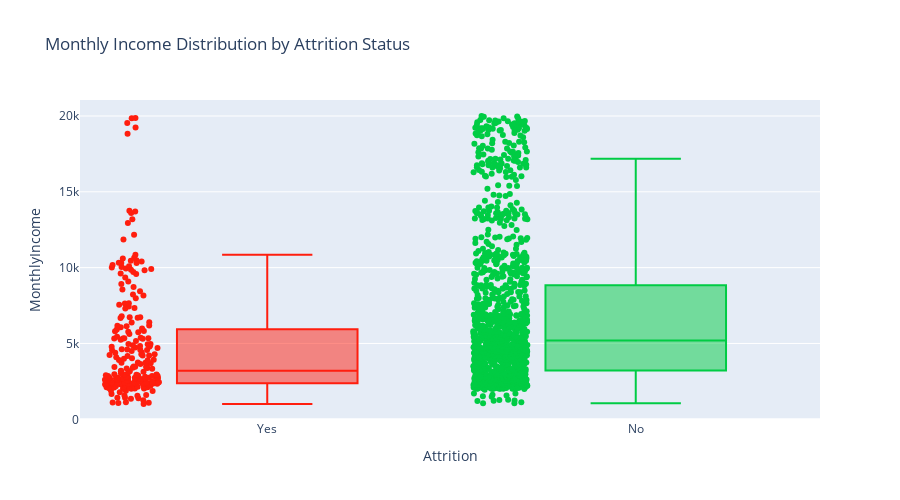

The notebook cell saved with this chart:
### Markdown cell above
### **Salary Analysis**

### Code cell
# monthly income distribution
fig_salary = px.box(
    employee_df,
    x='Attrition',
    y='MonthlyIncome',
    color='Attrition',
    title='Monthly Income Distribution by Attrition Status',
    color_discrete_map={'Yes': colors['danger'], 'No': colors['success']},
    points='all'
)
fig_salary.update_layout(height=500, showlegend=False)
fig_salary.show()

### Figure 1 — Plotly figure (JSON) as saved in the notebook; plotly's stock layout.template omitted (floating-point values rounded to 4 significant figures; data arrays with more than 128 entries replaced by an {"elided": "..."} marker saying what was removed)
{"data": [{"alignmentgroup": "True", "boxpoints": "all", "hovertemplate": "Attrition=%{x}<br>MonthlyIncome=%{y}<extra></extra>", "legendgroup": "Yes", "marker": {"color": "#ff1e0e"}, "name": "Yes", "notched": false, "offsetgroup": "Yes", "orientation": "v", "showlegend": true, "type": "box", "x": {"elided": "237 str values"}, "x0": " ", "xaxis": "x", "y": {"elided": "237 int values"}, "y0": " ", "yaxis": "y"}, {"alignmentgroup": "True", "boxpoints": "all", "hovertemplate": "Attrition=%{x}<br>MonthlyIncome=%{y}<extra></extra>", "legendgroup": "No", "marker": {"color": "#00cc44"}, "name": "No", "notched": false, "offsetgroup": "No", "orientation": "v", "showlegend": true, "type": "box", "x": {"elided": "1233 str values"}, "x0": " ", "xaxis": "x", "y": {"elided": "1233 int values"}, "y0": " ", "yaxis": "y"}], "layout": {"boxmode": "overlay", "height": 500, "legend": {"title": {"text": "Attrition"}, "tracegroupgap": 0}, "showlegend": false, "title": {"text": "Monthly Income Distribution by Attrition Status"}, "xaxis": {"anchor": "y", "categoryarray": ["Yes", "No"], "categoryorder": "array", "domain": [0, 1], "title": {"text": "Attrition"}}, "yaxis": {"anchor": "x", "domain": [0, 1], "title": {"text": "MonthlyIncome"}}}}
